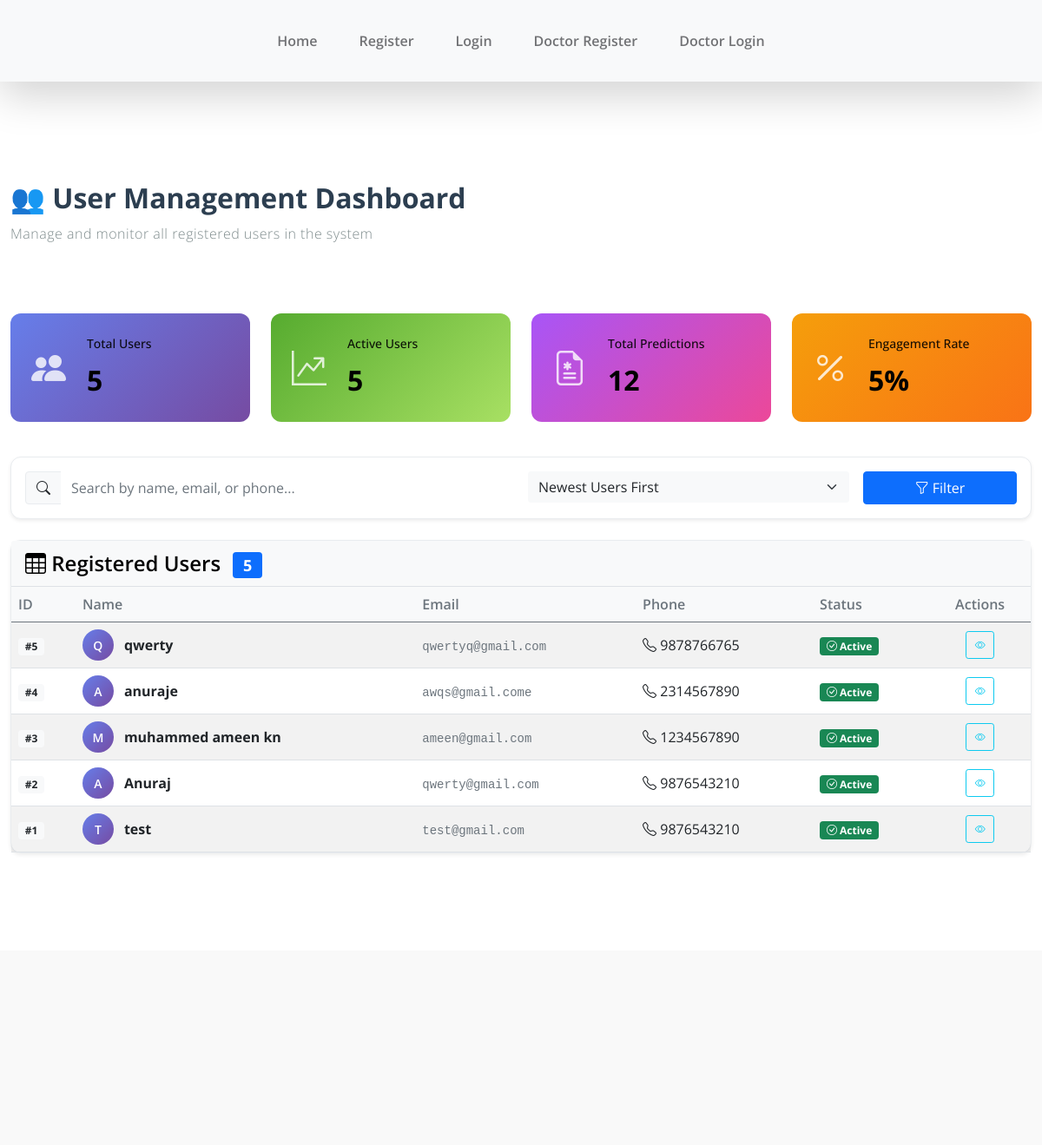
Screenshot of /v_users/ with the database file from the repository.
### stroke_prediction/models.py (models this page shows)
class regtable(models.Model):
    name=models.CharField(max_length=150)
    phone_number=models.CharField(max_length=120)
    email=models.CharField(max_length=120)
    password=models.CharField(max_length=120)
    password_reset_token=models.CharField(max_length=255, blank=True, null=True)
    password_reset_token_expire=models.DateTimeField(blank=True, null=True)

### stroke_prediction/views.py (the view)
# urls.py: path('v_users/',views.v_users, name='v_users'),
def v_users(request):
    search_query = request.GET.get('search', '')
    sort_by = request.GET.get('sort', '-id')  # Default sort by newest first
    users = regtable.objects.all()
    if search_query:
        users = users.filter(
            Q(name__icontains=search_query) |
            Q(email__icontains=search_query) |
            Q(phone_number__icontains=search_query)
        )
    users = users.order_by(sort_by)
    total_users = regtable.objects.count()
    total_predictions = Prediction.objects.count()
    users_with_predictions = Prediction.objects.values_list('user_id', flat=True).distinct()
    users_with_predictions_list = list(users_with_predictions)
    users_with_predictions_count = len(users_with_predictions_list)
    context = {
        'users': users,
        'total_users': total_users,
        'total_predictions': total_predictions,
        'users_with_predictions': users_with_predictions_count,
        'users_with_predictions_list': users_with_predictions_list,
        'search_query': search_query,
        'current_sort': sort_by
    }
    return render(request, 'all_users.html', context)

### templates/all_users.html (shortened to what this page needs)
{% load static %}
{% block content %}
{% include 'header.html' %}
<section class="section-padding" id="admin-users">
    <div class="container-fluid">
        <div class="row mb-5">
            <div class="col-12">
                <div class="page-header">
                    <h1 class="page-title">👥 User Management Dashboard</h1>
                    <p class="page-subtitle">Manage and monitor all registered users in the system</p>
                </div>
            </div>
        </div>
        <div class="row mb-4">
            <div class="col-lg-3 col-md-6 mb-3">
                <div class="stat-card stat-card-blue">
                    <div class="stat-icon">
                        <i class="bi bi-people-fill"></i>
                    </div>
                    <div class="stat-content">
                        <h5 class="stat-label">Total Users</h5>
                        <h2 class="stat-value">{{ total_users }}</h2>
                    </div>
                </div>
            </div>
            <div class="col-lg-3 col-md-6 mb-3">
                <div class="stat-card stat-card-green">
                    <div class="stat-icon">
                        <i class="bi bi-graph-up"></i>
                    </div>
                    <div class="stat-content">
                        <h5 class="stat-label">Active Users</h5>
                        <h2 class="stat-value">{{ users_with_predictions }}</h2>
                    </div>
                </div>
            </div>
            <div class="col-lg-3 col-md-6 mb-3">
                <div class="stat-card stat-card-purple">
                    <div class="stat-icon">
                        <i class="bi bi-file-earmark-medical"></i>
                    </div>
                    <div class="stat-content">
                        <h5 class="stat-label">Total Predictions</h5>
                        <h2 class="stat-value">{{ total_predictions }}</h2>
                    </div>
                </div>
            </div>
            <div class="col-lg-3 col-md-6 mb-3">
                <div class="stat-card stat-card-orange">
                    <div class="stat-icon">
                        <i class="bi bi-percent"></i>
                    </div>
                    <div class="stat-content">
                        <h5 class="stat-label">Engagement Rate</h5>
                        <h2 class="stat-value">{% if total_users > 0 %}{{ users_with_predictions|add:0 }}{% else %}0{% endif %}%</h2>
                    </div>
                </div>
            </div>
        </div>
        <div class="row mb-4">
            <div class="col-12">
                <div class="card admin-card shadow-sm">
                    <div class="card-body">
                        <form method="GET" class="row g-3">
                            <div class="col-md-6">
                                <div class="input-group">
                                    <span class="input-group-text bg-light border-0">
                                        <i class="bi bi-search"></i>
                                    </span>
                                    <input type="text" name="search" class="form-control border-0"
                                           placeholder="Search by name, email, or phone..."
                                           value="{{ search_query }}" autocomplete="off">
                                </div>
                            </div>
                            <div class="col-md-4">
                                <select name="sort" class="form-select border-0 bg-light">
                                    <option value="-id" {% if current_sort == '-id' %}selected{% endif %}>Newest Users First</option>
                                </select>
                            </div>
                            <div class="col-md-2">
                                <button type="submit" class="btn btn-primary w-100">
                                    <i class="bi bi-funnel"></i> Filter
                                </button>
                            </div>
                        </form>
                    </div>
                </div>
            </div>
        </div>
        <div class="row">
            <div class="col-12">
                <div class="card admin-card shadow-sm">
                    <div class="card-header bg-light border-bottom">
                        <div class="d-flex justify-content-between align-items-center">
                            <h5 class="mb-0">
                                <i class="bi bi-table"></i> Registered Users
                                <span class="badge bg-primary ms-2">{{ users|length }}</span>
                            </h5>
                        </div>
                    </div>
                    <div class="card-body p-0">
                        {% if users %}
                        <div class="table-responsive">
                            <table class="table table-hover table-striped mb-0">
                                <thead class="table-light">
                                    <tr>
                                        <th class="text-muted fw-600">ID</th>
                                        <th class="text-muted fw-600">Name</th>
                                        <th class="text-muted fw-600">Email</th>
                                        <th class="text-muted fw-600">Phone</th>
                                        <th class="text-muted fw-600">Status</th>
                                        <th class="text-muted fw-600 text-center">Actions</th>
                                    </tr>
                                </thead>
                                <tbody>
                                    {% for user in users %}
                                    <tr class="align-middle">
                                        <td>
                                            <span class="badge bg-light text-dark">#{{ user.id }}</span>
                                        </td>
                                        <td>
                                            <div class="user-info">
                                                <div class="user-avatar">
                                                    {{ user.name|first|upper }}
                                                </div>
                                                <strong>{{ user.name }}</strong>
                                            </div>
                                        </td>
                                        <td>
                                            <code class="text-muted">{{ user.email }}</code>
                                        </td>
                                        <td>
                                            <i class="bi bi-telephone"></i> {{ user.phone_number }}
                                        </td>
                                        <td>
                                            {% if user.id in users_with_predictions_list %}
                                                <span class="badge bg-success">
                                                    <i class="bi bi-check-circle"></i> Active
                                                </span>
                                            {% else %}
                                                <span class="badge bg-secondary">
                                                    <i class="bi bi-clock"></i> Inactive
                                                </span>
                                            {% endif %}
                                        </td>
                                        <td class="text-center">
                                            <div class="btn-group btn-group-sm" role="group">
                                                <button type="button" class="btn btn-outline-info"
                                                        data-bs-toggle="modal"
                                                        data-bs-target="#userModal{{ user.id }}"
                                                        title="View Details">
                                                    <i class="bi bi-eye"></i>
                                                </button>
                                            </div>
                                        </td>
                                    </tr>
                                    {% endfor %}
                                </tbody>
                            </table>
                        </div>
                        {% endif %}
                    </div>
                </div>
            </div>
        </div>
    </div>
</section>
{% include 'footer.html' %}
{% endblock %}

### templates/header.html (shortened to what this page needs)
{% load static %}
{% block content %}
<!doctype html>
<html lang="en">
    <head>
        <link href="{% static 'css/bootstrap.min.css' %}" rel="stylesheet">
        <link href="{% static 'css/bootstrap-icons.css' %}" rel="stylesheet">
        <link href="{% static 'css/owl.carousel.min.css' %}" rel="stylesheet">
        <link href="{% static 'css/owl.theme.default.min.css' %}" rel="stylesheet">
        <link href="{% static 'css/templatemo-medic-care.css' %}" rel="stylesheet">
    </head>
    <body id="top">
        <main>
            <nav class="navbar navbar-expand-lg bg-light fixed-top shadow-lg">
                <div class="container">
                    <div class="collapse navbar-collapse" id="navbarNav">
                        <ul class="navbar-nav mx-auto">
                            {% if request.session.admin %}
                            <li class="nav-item active">
                                <a class="nav-link" href="/index/">Home</a>
                            </li>
                            <li class="nav-item">
                                <a class="nav-link" href="http://127.0.0.1:8000/v_users">View Users</a>
                            </li>
                            <li class="nav-item">
                                <a class="nav-link" href="/admin_predictions/">All Predictions</a>
                            </li>
                            <li class="nav-item">
                                <a class="nav-link" href="/admin_consultations/">Consultations</a>
                            </li>
                            <li class="nav-item">
                                <a class="nav-link" href="/admin_doctor_approvals/">Doctor Approvals</a>
                            </li>
                            <li class="nav-item">
                                <a class="nav-link" href="/logout/">Logout</a>
                            </li>
                            {% else %}
                            <li class="nav-item active">
                                <a class="nav-link" href="/index/">Home</a>
                            </li>
                            <li class="nav-item">
                                <a class="nav-link" href="/register/">Register</a>
                            </li>
                            <li class="nav-item active">
                                <a class="nav-link" href="/login/">Login</a>
                            </li>
                            <li class="nav-item">
                                <a class="nav-link" href="/doctor_register/">Doctor Register</a>
                            </li>
                            <li class="nav-item">
                                <a class="nav-link" href="/doctor_login/">Doctor Login</a>
                            </li>
                            {% endif %}
                        </ul>
                    </div>
                </div>
            </nav>
{% endblock %}

### templates/footer.html (shortened to what this page needs)
{% load static %}
 <footer class="site-footer section-padding" id="contact">
        </footer>
    </body>
</html>

### static/css/templatemo-medic-care.css (style rules this page uses)
:root { --white-color: #FFFFFF; --primary-color: #247cff; --section-bg-color: #F9F9F9; --dark-color: #000000; --title-color: #565758; --p-color: #717275; --border-color: #eaeaea; --body-font-family: 'Open Sans', sans-serif; --h1-font-size: 48px; --h2-font-size: 36px; --h3-font-size: 32px; --h4-font-size: 28px; --h5-font-size: 24px; --h6-font-size: 22px; --p-font-size: 18px; --menu-font-size: 16px; --font-weight-light: 300; --font-weight-normal: 400; --font-weight-semibold: 600; --font-weight-bold: 700; }
body { background: var(--white-color); font-family: var(--body-font-family); position: relative; padding-top: 94px; }
h2, h3, h4, h5, h6 { color: var(--dark-color); line-height: inherit; }
h1, h2, h3, h4, h5, h6 { font-weight: var(--font-weight-semibold); }
h1, h2 { font-weight: var(--font-weight-bold); }
h1 { font-size: var(--h1-font-size); line-height: normal; }
h2 { font-size: var(--h2-font-size); }
h5 { font-size: var(--h5-font-size); }
p { color: var(--p-color); font-size: var(--p-font-size); font-weight: var(--font-weight-light); letter-spacing: 0.5px; }
a, button { touch-action: manipulation; transition: all 0.3s; }
a { color: var(--p-color); text-decoration: none; }
.section-padding { padding-top: 7rem; padding-bottom: 7rem; }
b, strong { font-weight: var(--font-weight-bold); }
.navbar { padding-top: 20px; padding-bottom: 20px; }
.navbar-expand-lg .navbar-nav .nav-link { padding-right: 1.5rem; padding-left: 1.5rem; }
.navbar-nav .nav-link { color: var(--p-color); font-weight: var(--font-weight-semibold); font-size: var(--menu-font-size); padding-top: 15px; padding-bottom: 15px; }
.site-footer { background: var(--section-bg-color); }

### templates/all_users.html (style rules this page uses)
.page-header { margin-bottom: 2rem; }
.page-title { font-size: 2rem; font-weight: 700; color: #2c3e50; margin-bottom: 0.5rem; }
.page-subtitle { color: #7f8c8d; font-size: 1rem; }
.stat-card { display: flex; align-items: center; padding: 1.5rem; border-radius: 0.75rem; color: white; transition: transform 0.3s ease, box-shadow 0.3s ease; }
.stat-card-blue { background: linear-gradient(135deg, #667eea 0%, #764ba2 100%); }
.stat-card-green { background: linear-gradient(135deg, #56ab2f 0%, #a8e063 100%); }
.stat-card-purple { background: linear-gradient(135deg, #a855f7 0%, #ec4899 100%); }
.stat-card-orange { background: linear-gradient(135deg, #f59e0b 0%, #f97316 100%); }
.stat-icon { font-size: 2.5rem; margin-right: 1.5rem; opacity: 0.8; }
.stat-content { flex: 1; }
.stat-label { font-size: 0.875rem; opacity: 0.9; margin-bottom: 0.5rem; font-weight: 500; }
.stat-value { font-size: 2rem; font-weight: 700; margin: 0; }
.admin-card { border: 1px solid #e9ecef; border-radius: 0.75rem; }
.user-info { display: flex; align-items: center; gap: 0.75rem; }
.user-avatar { width: 36px; height: 36px; border-radius: 50%; background: linear-gradient(135deg, #667eea 0%, #764ba2 100%); color: white; display: flex; align-items: center; justify-content: center; font-weight: 600; font-size: 0.875rem; }
.fw-600 { font-weight: 600; }
.input-group-text { border: 1px solid #e9ecef !important; }
.btn-group-sm .btn { padding: 0.35rem 0.6rem; font-size: 0.75rem; }

### rows the page displays
regtable: id "5", name|first "Q", name "qwerty", email "qwertyq@gmail.com", phone_number "9878766765", shows "Active"
regtable: id "4", name|first "A", name "anuraje", email "awqs@gmail.come", phone_number "2314567890", shows "Active"
regtable: id "3", name|first "M", name "muhammed ameen kn", email "ameen@gmail.com", phone_number "1234567890", shows "Active"
regtable: id "2", name|first "A", name "Anuraj", email "qwerty@gmail.com", phone_number "9876543210", shows "Active"
regtable: id "1", name|first "T", name "test", email "test@gmail.com", phone_number "9876543210", shows "Active"

### other values shown
{{ total_users }} "5"
{{ users_with_predictions }} "5"
{{ total_predictions }} "12"
{{ users_with_predictions|add:0 }} "5"
{{ users|length }} "5"
